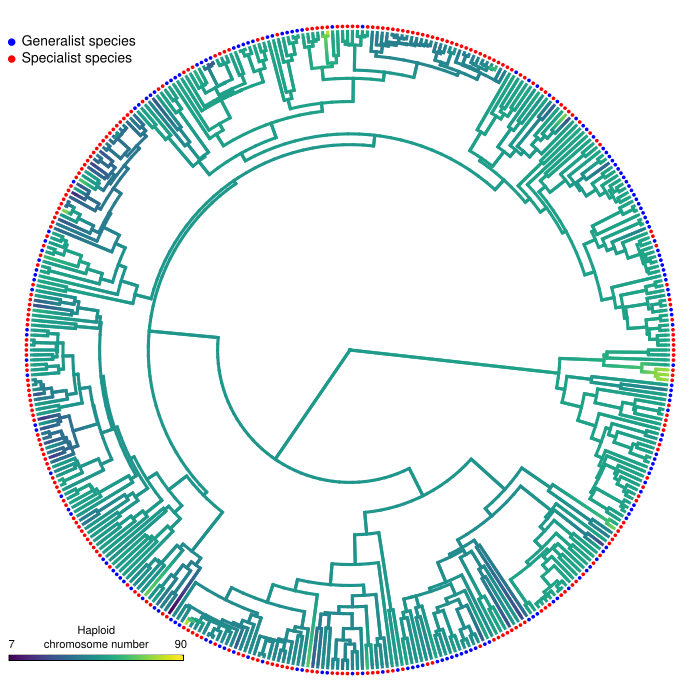

R code for this plot:
# Terrence Sylvester
# 14 Oct 2020
# pradakshanas@gmail.com

# load libraries
library(phytools)
library(viridis)
library(chromePlus)
library(diversitree)

# get helper functions
source("../rscripts/helper.functions - Copy.R")

# read in data
dat <- read.delim("../data/chroms/chroms.txt", as.is = T)
host <- read.csv("../data/hosts/papilionoidea-hosts.csv", as.is = T)
trees <- read.tree("../data/trees/processed.trees.new")

# combine genus and species names to get the full name in hosts dataset and in
# chroms dataset
host$SpeciesNames <- paste(host$genus, host$species, sep = "_")

# fill in species for data
dat$SpecisName <- paste(dat$other.names.genera,
                        dat$other.names.species,
                        sep = "_")
dat$SpecisName[dat$SpecisName == "_"] <- paste(dat$Genus[dat$SpecisName == "_"],
                                               dat$species[dat$SpecisName == "_"],
                                               sep = "_")


# sample a single chromosome number when there is a range
new.dat <- chromSampler(dat = dat)
# remove species that lack male chromosome number data
new.dat <-  new.dat[!(is.na(new.dat$male2N)),]
# get the overlap between the traits and the phylogeny
overlap <- sp.matches(dat = new.dat,
                      trees = trees)
# proccessed dat
processed.dat <- overlap$chroms
# rename tree and hosts species names
tree <- trees[[1]]
tree <- keep.tip(tree, overlap$name_corrections$name_on_tree)
# rename tree tip and host species name to reflect genera level matches
for(i in 1:Ntip(tree)){
  tree$tip.label[i] <- overlap$name_corrections$species_name[overlap$name_corrections$name_on_tree == tree$tip.label[i]]
}
host <- host[host$SpeciesNames %in% overlap$name_corrections$name_on_tree,]
for(i in 1:nrow(host)){
  host$SpeciesNames[i] <- overlap$name_corrections$species_name[overlap$name_corrections$name_on_tree == host$SpeciesNames[i]]
}
# make a new data table which has species names chromosome number and host type
MCMC.dat <- as.data.frame(matrix(data = NA,
                                 nrow = nrow(processed.dat),
                                 ncol = 3))
colnames(MCMC.dat) <- c("Species", "Chroms", "HostType")
MCMC.dat$Species <- processed.dat$SpecisName
MCMC.dat$Chroms <- processed.dat$male2N / 2
for(i in 1:nrow(MCMC.dat)){
  MCMC.dat$HostType[i] <- host$type[host$SpeciesNames == MCMC.dat$Species[i]]
}
# tree is not utrametric (eventhough it is a BEAST output). Make that correction
# tree <- force.ultrametric(tree)
# remove unwanted tips
tree <- drop.tip(tree, processed.dat$SpecisName[is.na(processed.dat$male2N)])

# vector of chromosome number
chroms <- MCMC.dat$Chroms
names(chroms) <- MCMC.dat$Species

# arrange tip lables according to the taxa order of the tree
tip.labs <- matrix(data= NA,
                   nrow = Ntip(tree), 
                   ncol = 2)

for(i in 1:nrow(tip.labs)){
  tip.labs[i,1] <- tree$tip.label[i]
  tip.labs[i,2] <- MCMC.dat$HostType[MCMC.dat$Species == tree$tip.label[i]]
}

# make the contmap
map <- contMap(tree = tree,
        x = log(chroms),
        res = 100,
        lwd = 2,
        ftype = "off",
        type = "fan",outline = F, plot = F)

# change colours of contmap to viridis
map$cols <- viridis(n = 1001)
names(map$cols) <- 0:1000

# adgist the limits of the contMap so that it represents the real values
# not the log transformed values
map$lims <- c(min(chroms), max(chroms))

plot(map,
     type = "fan",
     res = 100,
     lwd = 3,
     outline = F,
     ftype = "off",
     fsize = c(0,.7),
     legend = F)

add.color.bar(50,
              map$cols,
              title="Haploid\nchromosome number",
              lims= map$lims,
              digits=3,
              prompt=FALSE,
              x=-100, # this is the possition where legend starts. We chose this
              # by using the locator function in R
              y=-91,
              lwd=4,
              fsize=.7,
              subtitle="")

# fix offset
.PlotPhyloEnv$last_plot.phylo$align.tip.label <- T

# plot tip lables
tiplabels(pch = 16, 
          col = c("blue","red")[as.numeric(tip.labs[,2]) + 1],
          cex = .5,
          offset = 1.5)

# plot legend for tip lables
points(x = rep(-100, 2),
       y = c(91,86),
       pch = 16, 
       cex = 1, 
       col = c("blue", "red"))

# add text
text(x = rep(-100, 2),
     y = c(91,86),
     labels = c("Generalist species", "Specialist species"),
     pos = 4,
     cex = .8)
